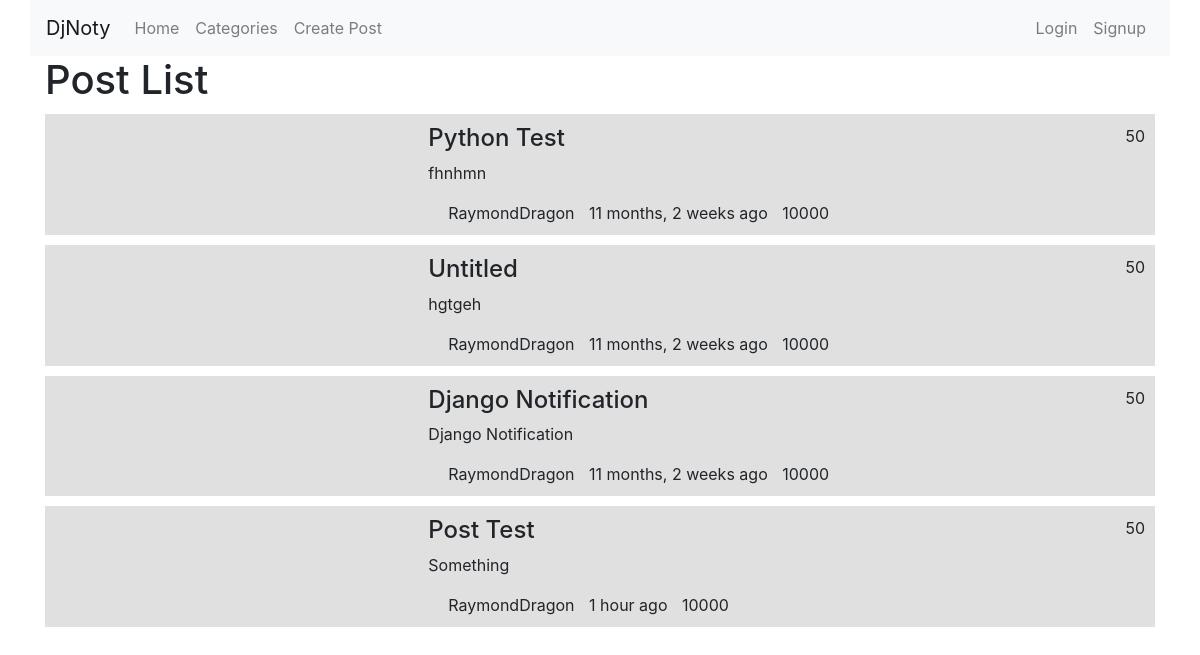
Screenshot of /categories/programming/post/ with the database file from the repository.
### blog/models.py (models this page shows, shortened)
class Post(models.Model):
    category = models.ForeignKey(Category, on_delete=models.CASCADE)
    user = models.ForeignKey(User, on_delete=models.CASCADE)
    title = models.CharField(max_length=200)
    text = models.TextField()
    created_date = models.DateTimeField(default=timezone.now)
    published_date = models.DateTimeField(blank=True, null=True)

### blog/views.py (the view)
# urls.py: url(r'categories/(?P<name>[\w\-]+)/post/$', views.show_category_post, name='categories.show_post'),
def show_category_post(request, name):
    cat = Category.objects.get(name=name)
    posts = cat.post_set.all()
    return render(request, 'posts/category_posts.html', {'posts': posts})

### blog/context_processors.py (called while the page is built)
def notifications(request):
    context = {}
    if request.user.is_authenticated:
        context['notifications'] = request.user.notifications.unread()
    return context

### blog/templates/posts/category_posts.html (shortened to what this page needs)
{% extends 'app.html' %}
{% load tz %}
{% block content %}
    <h1>Post List</h1>
    {% for post in posts %}
        <article>
            <div class="row">
                <div class="col-sm-6 col-md-4">
                </div>
                <div class="col-sm-6 col-md-8">
                    <span class="label label-default pull-right"><i class="glyphicon glyphicon-comment"></i>50</span>
                    <h4>{{ post.title }}</h4>
                    <p>{{ post.text }}</p>
                    <section>
                        <i class="glyphicon glyphicon-folder-open"></i>{{ post.categories.all.0.name }}
                        <i class="glyphicon glyphicon-user"></i>RaymondDragon
                        <i class="glyphicon glyphicon-calendar"></i>
                        {% localtime on %}
                            {{ post.created_date|timesince }} ago
                        {% endlocaltime %}
                        <i class="glyphicon glyphicon-eye-open"></i>10000
                    </section>
                </div>
            </div>
        </article>
    {% endfor %}
{% endblock %}

### blog/static/css/style.css (style rules this page uses)
article { background-color: #E0E0E0; padding: 10px; margin-bottom: 10px; margin-top: 10px; }
.glyphicon-folder-open, .glyphicon-user, .glyphicon-calendar, .glyphicon-eye-open, .glyphicon-comment { padding: 5px; }

### rows the page displays
Post: title "Python Test", text "fhnhmn", created_date "11 months, 2 weeks"
Post: title "Untitled", text "hgtgeh", created_date "11 months, 2 weeks"
Post: title "Django Notification", text "Django Notification", created_date "11 months, 2 weeks"
Post: title "Post Test", text "Something", created_date "1 hour"
